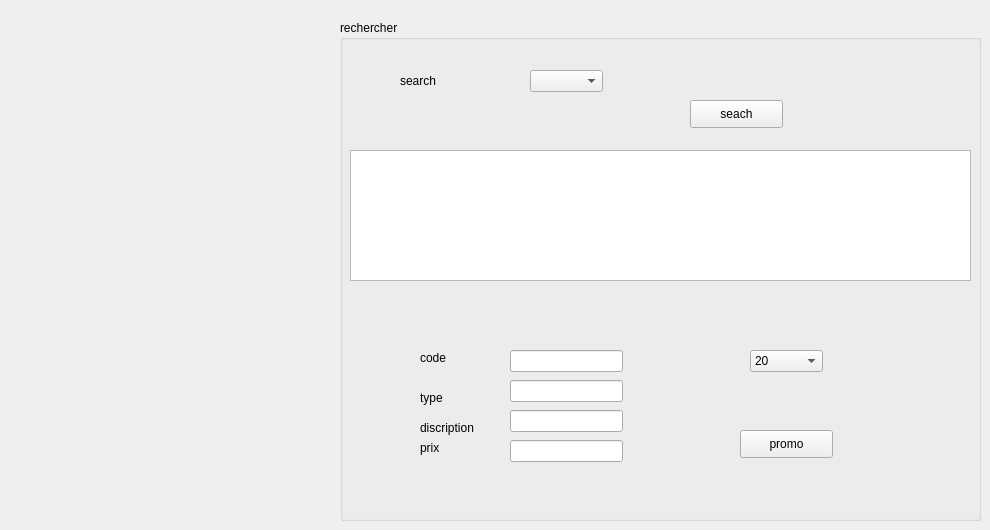
      <widget class="QWidget" name="page_25">
       <widget class="QGroupBox" name="groupBox_26">
        <property name="geometry">
         <rect>
          <x>340</x>
          <y>20</y>
          <width>641</width>
          <height>501</height>
         </rect>
        </property>
        <property name="title">
         <string>rechercher</string>
        </property>
        <widget class="QComboBox" name="comboBox_code_search_3">
         <property name="geometry">
          <rect>
           <x>190</x>
           <y>50</y>
           <width>73</width>
           <height>22</height>
          </rect>
         </property>
        </widget>
        <widget class="QLineEdit" name="txt_code_3">
         <property name="geometry">
          <rect>
           <x>170</x>
           <y>330</y>
           <width>113</width>
           <height>22</height>
          </rect>
         </property>
        </widget>
        <widget class="QLineEdit" name="txt_type_3">
         <property name="geometry">
          <rect>
           <x>170</x>
           <y>360</y>
           <width>113</width>
           <height>22</height>
          </rect>
         </property>
        </widget>
        <widget class="QLineEdit" name="txt_description_3">
         <property name="geometry">
          <rect>
           <x>170</x>
           <y>390</y>
           <width>113</width>
           <height>22</height>
          </rect>
         </property>
        </widget>
        <widget class="QLineEdit" name="txt_prix_3">
         <property name="geometry">
          <rect>
           <x>170</x>
           <y>420</y>
           <width>113</width>
           <height>22</height>
          </rect>
         </property>
        </widget>
        <widget class="QPushButton" name="search_pb_3">
         <property name="geometry">
          <rect>
           <x>350</x>
           <y>80</y>
           <width>93</width>
           <height>28</height>
          </rect>
         </property>
         <property name="text">
          <string>seach</string>
         </property>
        </widget>
        <widget class="QPushButton" name="promo_pb_3">
         <property name="geometry">
          <rect>
           <x>400</x>
           <y>410</y>
           <width>93</width>
           <height>28</height>
          </rect>
         </property>
         <property name="text">
          <string>promo</string>
         </property>
        </widget>
        <widget class="QComboBox" name="prom_box_3">
         <property name="geometry">
          <rect>
           <x>410</x>
           <y>330</y>
           <width>73</width>
           <height>22</height>
          </rect>
         </property>
         <item>
          <property name="text">
           <string>20</string>
          </property>
         </item>
         <item>
          <property name="text">
           <string>50</string>
          </property>
         </item>
         <item>
          <property name="text">
           <string>75</string>
          </property>
         </item>
        </widget>
        <widget class="QLabel" name="label_144">
         <property name="geometry">
          <rect>
           <x>80</x>
           <y>330</y>
           <width>56</width>
           <height>16</height>
          </rect>
         </property>
         <property name="text">
          <string>code</string>
         </property>
        </widget>
        <widget class="QLabel" name="label_145">
         <property name="geometry">
          <rect>
           <x>80</x>
           <y>370</y>
           <width>56</width>
           <height>16</height>
          </rect>
         </property>
         <property name="text">
          <string>type</string>
         </property>
        </widget>
        <widget class="QLabel" name="label_146">
         <property name="geometry">
          <rect>
           <x>80</x>
           <y>400</y>
           <width>71</width>
           <height>16</height>
          </rect>
         </property>
         <property name="text">
          <string>discription</string>
         </property>
        </widget>
        <widget class="QLabel" name="label_147">
         <property name="geometry">
          <rect>
           <x>80</x>
           <y>420</y>
           <width>56</width>
           <height>16</height>
          </rect>
         </property>
         <property name="text">
          <string>prix</string>
         </property>
        </widget>
        <widget class="QTableView" name="table_search_3">
         <property name="geometry">
          <rect>
           <x>10</x>
           <y>130</y>
           <width>621</width>
           <height>131</height>
          </rect>
         </property>
        </widget>
        <widget class="QLabel" name="label_143">
         <property name="geometry">
          <rect>
           <x>60</x>
           <y>50</y>
           <width>91</width>
           <height>21</height>
          </rect>
         </property>
         <property name="text">
          <string>search</string>
         </property>
        </widget>
       </widget>
      </widget>
